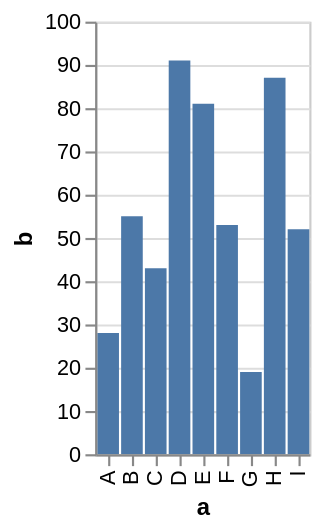

The Vega-Lite source for this figure:
### Vega specification from a JSON file in a GitHub repository (floating-point values rounded to 4 significant figures)
{"$schema": "https://vega.github.io/schema/vega/v3.0.json", "description": "A simple bar chart with embedded data.", "autosize": "pad", "padding": 5, "encode": {"update": {"stroke": {"value": "#ccc"}, "fill": {"value": "transparent"}}}, "data": [{"name": "source_0", "values": [{"a": "A", "b": 28}, {"a": "B", "b": 55}, {"a": "C", "b": 43}, {"a": "D", "b": 91}, {"a": "E", "b": 81}, {"a": "F", "b": 53}, {"a": "G", "b": 19}, {"a": "H", "b": 87}, {"a": "I", "b": 52}]}, {"name": "data_0", "source": "source_0", "transform": [{"type": "formula", "expr": "toNumber(datum[\"b\"])", "as": "b"}, {"type": "filter", "expr": "datum[\"b\"] !== null && !isNaN(datum[\"b\"])"}]}], "signals": [{"name": "x_step", "value": 11}, {"name": "width", "update": "bandspace(domain('x').length, 0.1, 0.05) * x_step"}, {"name": "height", "update": "200"}], "marks": [{"name": "marks", "type": "rect", "role": "bar", "from": {"data": "data_0"}, "encode": {"update": {"x": {"scale": "x", "field": "a"}, "width": {"scale": "x", "band": true}, "y": {"scale": "y", "field": "b"}, "y2": {"scale": "y", "value": 0}, "fill": {"value": "#4c78a8"}}}}], "scales": [{"name": "x", "type": "band", "domain": {"data": "data_0", "field": "a", "sort": true}, "range": {"step": {"signal": "x_step"}}, "round": true, "paddingInner": 0.1, "paddingOuter": 0.05}, {"name": "y", "type": "linear", "domain": {"data": "data_0", "field": "b"}, "range": [{"signal": "height"}, 0], "round": true, "nice": true, "zero": true}], "axes": [{"scale": "x", "orient": "bottom", "tickCount": 5, "title": "a", "zindex": 1, "encode": {"labels": {"update": {"angle": {"value": 270}, "align": {"value": "right"}, "baseline": {"value": "middle"}}}}}, {"scale": "y", "orient": "left", "title": "b", "zindex": 1}, {"scale": "y", "domain": false, "grid": true, "labels": false, "orient": "left", "ticks": false, "zindex": 0, "gridScale": "x"}]}
